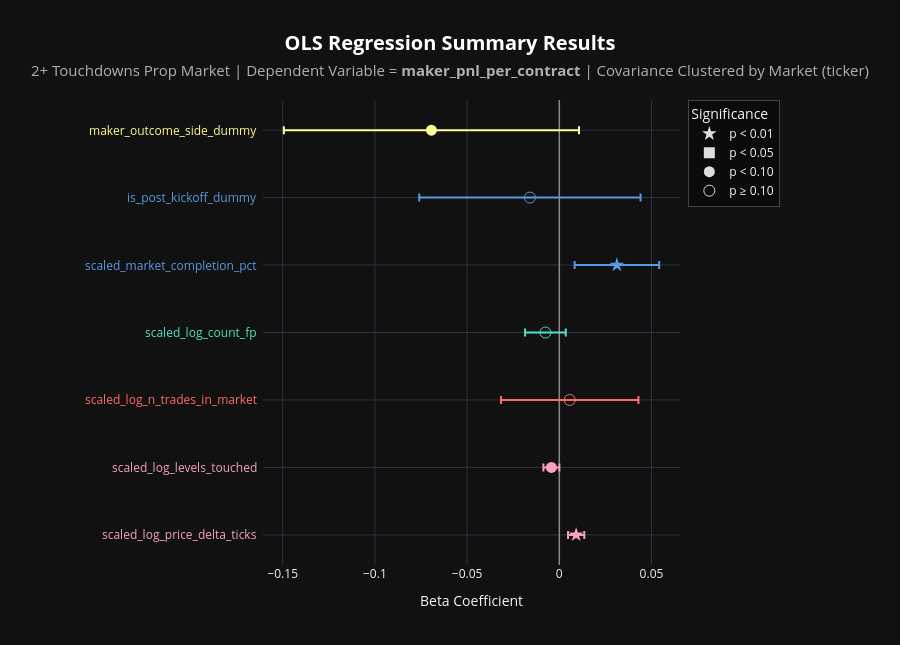

Notebook code for this chart:
### Code cell
# Regression Analysis: Maker PnL
# Note, hover for regression details

graph_regression(
    df           = two_plus_tds_df,
    graph_title  = "2+ Touchdowns",
    side         = 'maker',
    n_req_trades = 500,
    show_const   = False
)

### Figure 1 — Plotly figure (JSON) as saved in the notebook; plotly's stock layout.template omitted (floating-point values rounded to 4 significant figures)
{"data": [{"customdata": [[4.764e-05, 0.002248, 4.067, 1.319e-09, 0.001507, 6.065, 1.491, 0.004733, 0.01355]], "error_x": {"array": [0.004408], "color": "#F7A2C0", "type": "data", "visible": true}, "hovertemplate": "<b>Independent Variable:</b> %{y}<br><b>Beta:</b> %{x:.4f}<br><b>95% CI:</b> [%{customdata[7]:.4f}, %{customdata[8]:.4f}]<br><br><b>Clustered (by ticker):</b><br>p-value: %{customdata[0]:.4f}<br>Std Error: %{customdata[1]:.4f}<br>t-statistic: %{customdata[2]:.2f}<br><br><b>Naive (non-clustered):</b><br>p-value: %{customdata[3]:.4f}<br>Std Error: %{customdata[4]:.4f}<br>t-statistic: %{customdata[5]:.2f}<br><br><b>SE inflation (clustered / naive):</b> %{customdata[6]:.2f}x<extra></extra>", "marker": {"color": "#F7A2C0", "size": 11, "symbol": "star"}, "mode": "markers", "showlegend": false, "type": "scatter", "x": [0.009141], "y": ["scaled_log_price_delta_ticks"]}, {"customdata": [[0.05245, 0.002211, -1.939, 0.004677, 0.001516, -2.829, 1.458, -0.008625, 4.81e-05]], "error_x": {"array": [0.004336], "color": "#F7A2C0", "type": "data", "visible": true}, "hovertemplate": "<b>Independent Variable:</b> %{y}<br><b>Beta:</b> %{x:.4f}<br><b>95% CI:</b> [%{customdata[7]:.4f}, %{customdata[8]:.4f}]<br><br><b>Clustered (by ticker):</b><br>p-value: %{customdata[0]:.4f}<br>Std Error: %{customdata[1]:.4f}<br>t-statistic: %{customdata[2]:.2f}<br><br><b>Naive (non-clustered):</b><br>p-value: %{customdata[3]:.4f}<br>Std Error: %{customdata[4]:.4f}<br>t-statistic: %{customdata[5]:.2f}<br><br><b>SE inflation (clustered / naive):</b> %{customdata[6]:.2f}x<extra></extra>", "marker": {"color": "#F7A2C0", "size": 11, "symbol": "circle"}, "mode": "markers", "showlegend": false, "type": "scatter", "x": [-0.004288], "y": ["scaled_log_levels_touched"]}, {"customdata": [[0.7664, 0.019, 0.2971, 2.942e-14, 0.0007425, 7.602, 25.59, -0.03161, 0.0429]], "error_x": {"array": [0.03726], "color": "#FF6B6B", "type": "data", "visible": true}, "hovertemplate": "<b>Independent Variable:</b> %{y}<br><b>Beta:</b> %{x:.4f}<br><b>95% CI:</b> [%{customdata[7]:.4f}, %{customdata[8]:.4f}]<br><br><b>Clustered (by ticker):</b><br>p-value: %{customdata[0]:.4f}<br>Std Error: %{customdata[1]:.4f}<br>t-statistic: %{customdata[2]:.2f}<br><br><b>Naive (non-clustered):</b><br>p-value: %{customdata[3]:.4f}<br>Std Error: %{customdata[4]:.4f}<br>t-statistic: %{customdata[5]:.2f}<br><br><b>SE inflation (clustered / naive):</b> %{customdata[6]:.2f}x<extra></extra>", "marker": {"color": "#FF6B6B", "size": 11, "symbol": "circle-open"}, "mode": "markers", "showlegend": false, "type": "scatter", "x": [0.005644], "y": ["scaled_log_n_trades_in_market"]}, {"customdata": [[0.1808, 0.005625, -1.338, 6.945e-22, 0.0007829, -9.616, 7.185, -0.01856, 0.003504]], "error_x": {"array": [0.01103], "color": "#50E3C2", "type": "data", "visible": true}, "hovertemplate": "<b>Independent Variable:</b> %{y}<br><b>Beta:</b> %{x:.4f}<br><b>95% CI:</b> [%{customdata[7]:.4f}, %{customdata[8]:.4f}]<br><br><b>Clustered (by ticker):</b><br>p-value: %{customdata[0]:.4f}<br>Std Error: %{customdata[1]:.4f}<br>t-statistic: %{customdata[2]:.2f}<br><br><b>Naive (non-clustered):</b><br>p-value: %{customdata[3]:.4f}<br>Std Error: %{customdata[4]:.4f}<br>t-statistic: %{customdata[5]:.2f}<br><br><b>SE inflation (clustered / naive):</b> %{customdata[6]:.2f}x<extra></extra>", "marker": {"color": "#50E3C2", "size": 11, "symbol": "circle-open"}, "mode": "markers", "showlegend": false, "type": "scatter", "x": [-0.007529], "y": ["scaled_log_count_fp"]}, {"customdata": [[0.007531, 0.01169, 2.672, 3.184e-214, 0.0009981, 31.29, 11.71, 0.008311, 0.05414]], "error_x": {"array": [0.02292], "color": "#5A99E0", "type": "data", "visible": true}, "hovertemplate": "<b>Independent Variable:</b> %{y}<br><b>Beta:</b> %{x:.4f}<br><b>95% CI:</b> [%{customdata[7]:.4f}, %{customdata[8]:.4f}]<br><br><b>Clustered (by ticker):</b><br>p-value: %{customdata[0]:.4f}<br>Std Error: %{customdata[1]:.4f}<br>t-statistic: %{customdata[2]:.2f}<br><br><b>Naive (non-clustered):</b><br>p-value: %{customdata[3]:.4f}<br>Std Error: %{customdata[4]:.4f}<br>t-statistic: %{customdata[5]:.2f}<br><br><b>SE inflation (clustered / naive):</b> %{customdata[6]:.2f}x<extra></extra>", "marker": {"color": "#5A99E0", "size": 11, "symbol": "star"}, "mode": "markers", "showlegend": false, "type": "scatter", "x": [0.03123], "y": ["scaled_market_completion_pct"]}, {"customdata": [[0.6023, 0.0306, -0.5211, 3.756e-15, 0.002028, -7.864, 15.09, -0.07595, 0.04406]], "error_x": {"array": [0.06001], "color": "#5A99E0", "type": "data", "visible": true}, "hovertemplate": "<b>Independent Variable:</b> %{y}<br><b>Beta:</b> %{x:.4f}<br><b>95% CI:</b> [%{customdata[7]:.4f}, %{customdata[8]:.4f}]<br><br><b>Clustered (by ticker):</b><br>p-value: %{customdata[0]:.4f}<br>Std Error: %{customdata[1]:.4f}<br>t-statistic: %{customdata[2]:.2f}<br><br><b>Naive (non-clustered):</b><br>p-value: %{customdata[3]:.4f}<br>Std Error: %{customdata[4]:.4f}<br>t-statistic: %{customdata[5]:.2f}<br><br><b>SE inflation (clustered / naive):</b> %{customdata[6]:.2f}x<extra></extra>", "marker": {"color": "#5A99E0", "size": 11, "symbol": "circle-open"}, "mode": "markers", "showlegend": false, "type": "scatter", "x": [-0.01594], "y": ["is_post_kickoff_dummy"]}, {"customdata": [[0.08931, 0.04081, -1.699, 1.165e-205, 0.002263, -30.65, 18.04, -0.1494, 0.0107]], "error_x": {"array": [0.08004], "color": "#FDFD96", "type": "data", "visible": true}, "hovertemplate": "<b>Independent Variable:</b> %{y}<br><b>Beta:</b> %{x:.4f}<br><b>95% CI:</b> [%{customdata[7]:.4f}, %{customdata[8]:.4f}]<br><br><b>Clustered (by ticker):</b><br>p-value: %{customdata[0]:.4f}<br>Std Error: %{customdata[1]:.4f}<br>t-statistic: %{customdata[2]:.2f}<br><br><b>Naive (non-clustered):</b><br>p-value: %{customdata[3]:.4f}<br>Std Error: %{customdata[4]:.4f}<br>t-statistic: %{customdata[5]:.2f}<br><br><b>SE inflation (clustered / naive):</b> %{customdata[6]:.2f}x<extra></extra>", "marker": {"color": "#FDFD96", "size": 11, "symbol": "circle"}, "mode": "markers", "showlegend": false, "type": "scatter", "x": [-0.06934], "y": ["maker_outcome_side_dummy"]}, {"hoverinfo": "skip", "marker": {"color": "#dddddd", "size": 11, "symbol": "star"}, "mode": "markers", "name": "p < 0.01", "showlegend": true, "type": "scatter", "x": [null], "y": [null]}, {"hoverinfo": "skip", "marker": {"color": "#dddddd", "size": 11, "symbol": "square"}, "mode": "markers", "name": "p < 0.05", "showlegend": true, "type": "scatter", "x": [null], "y": [null]}, {"hoverinfo": "skip", "marker": {"color": "#dddddd", "size": 11, "symbol": "circle"}, "mode": "markers", "name": "p < 0.10", "showlegend": true, "type": "scatter", "x": [null], "y": [null]}, {"hoverinfo": "skip", "marker": {"color": "#dddddd", "size": 11, "symbol": "circle-open"}, "mode": "markers", "name": "p ≥ 0.10", "showlegend": true, "type": "scatter", "x": [null], "y": [null]}], "layout": {"annotations": [{"font": {"color": "#F7A2C0", "size": 12}, "showarrow": false, "text": "scaled_log_price_delta_ticks", "x": -0.01, "xanchor": "right", "xref": "paper", "y": "scaled_log_price_delta_ticks", "yanchor": "middle", "yref": "y"}, {"font": {"color": "#F7A2C0", "size": 12}, "showarrow": false, "text": "scaled_log_levels_touched", "x": -0.01, "xanchor": "right", "xref": "paper", "y": "scaled_log_levels_touched", "yanchor": "middle", "yref": "y"}, {"font": {"color": "#FF6B6B", "size": 12}, "showarrow": false, "text": "scaled_log_n_trades_in_market", "x": -0.01, "xanchor": "right", "xref": "paper", "y": "scaled_log_n_trades_in_market", "yanchor": "middle", "yref": "y"}, {"font": {"color": "#50E3C2", "size": 12}, "showarrow": false, "text": "scaled_log_count_fp", "x": -0.01, "xanchor": "right", "xref": "paper", "y": "scaled_log_count_fp", "yanchor": "middle", "yref": "y"}, {"font": {"color": "#5A99E0", "size": 12}, "showarrow": false, "text": "scaled_market_completion_pct", "x": -0.01, "xanchor": "right", "xref": "paper", "y": "scaled_market_completion_pct", "yanchor": "middle", "yref": "y"}, {"font": {"color": "#5A99E0", "size": 12}, "showarrow": false, "text": "is_post_kickoff_dummy", "x": -0.01, "xanchor": "right", "xref": "paper", "y": "is_post_kickoff_dummy", "yanchor": "middle", "yref": "y"}, {"font": {"color": "#FDFD96", "size": 12}, "showarrow": false, "text": "maker_outcome_side_dummy", "x": -0.01, "xanchor": "right", "xref": "paper", "y": "maker_outcome_side_dummy", "yanchor": "middle", "yref": "y"}], "height": 645, "legend": {"bgcolor": "rgba(0,0,0,0.35)", "bordercolor": "#444444", "borderwidth": 1, "title": {"text": "Significance"}, "x": 1.02, "xanchor": "left", "y": 1, "yanchor": "top"}, "margin": {"l": 263, "r": 220}, "paper_bgcolor": "#111111", "plot_bgcolor": "#111111", "title": {"font": {"color": "#ffffff", "size": 20}, "text": "<b>OLS Regression Summary Results</b><br><span style='font-size: 15px; color: #b0b0b0;'>2+ Touchdowns Prop Market | Dependent Variable = <b>maker_pnl_per_contract</b> | Covariance Clustered by Market (ticker)</span>", "x": 0.5, "xanchor": "center"}, "xaxis": {"title": {"text": "Beta Coefficient"}, "zeroline": true, "zerolinecolor": "#888888", "zerolinewidth": 1.5}, "yaxis": {"showticklabels": false, "title": {}}}}
